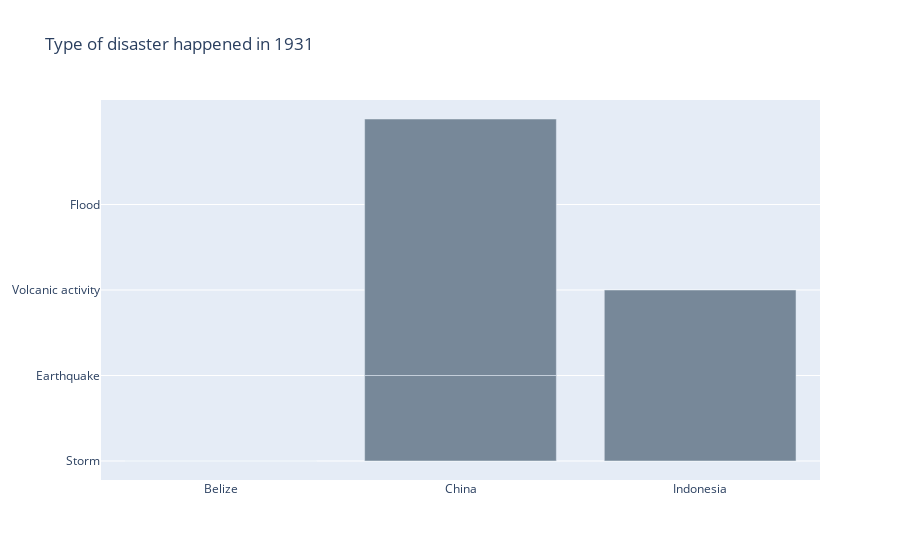

Notebook cell for this chart:
### Markdown cell above
### Above fig shows that in 1931 there is arount 4 millions death count so digging more about what has happened in 1931.

### Code cell
#bar charts
import plotly.graph_objects as go  

colors = ['lightslategray',] * 20  
colors[0] = 'crimson'

data_1931 = df.query("Year == 1931")


xvar = list(data_1931.head(30)['Country_Name'])
yvar = list(data_1931.head(30)['Type']) 

fig = go.Figure(data=[go.Bar(x=xvar,  y=yvar, marker_color=colors )])

fig.update_layout(title_text='Type of disaster happened in 1931')

### Figure 1 — Plotly figure (JSON) as saved in the notebook; plotly's stock layout.template omitted (floating-point values rounded to 4 significant figures)
{"data": [{"marker": {"color": ["crimson", "lightslategray", "lightslategray", "lightslategray", "lightslategray", "lightslategray", "lightslategray", "lightslategray", "lightslategray", "lightslategray", "lightslategray", "lightslategray", "lightslategray", "lightslategray", "lightslategray", "lightslategray", "lightslategray", "lightslategray", "lightslategray", "lightslategray"]}, "type": "bar", "x": ["Belize", "China", "Indonesia", "China"], "y": ["Storm", "Earthquake", "Volcanic activity", "Flood"]}], "layout": {"title": {"text": "Type of disaster happened in 1931"}}}
